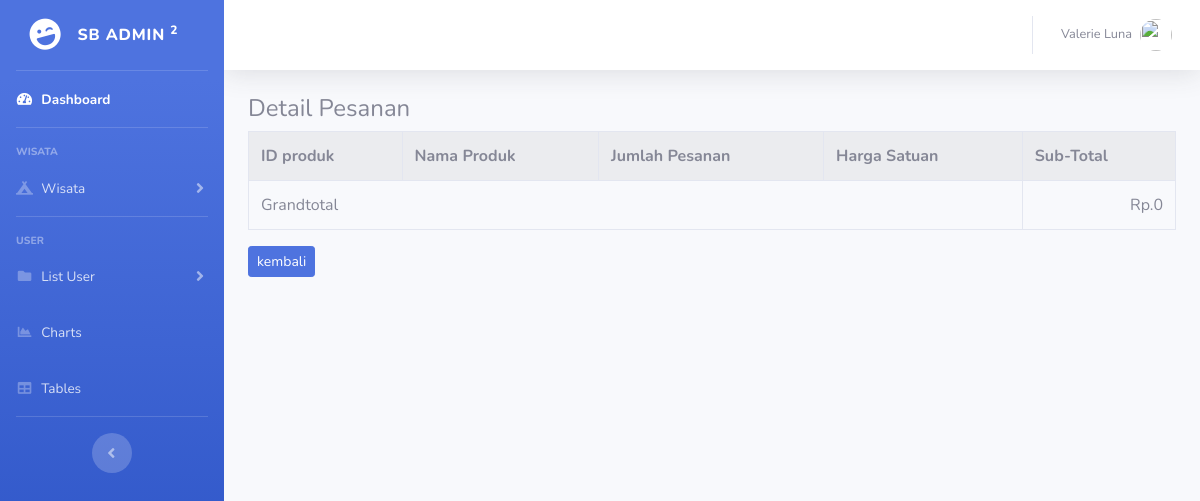
The app's page /C_admin/detail_inv_wis/2, older data.
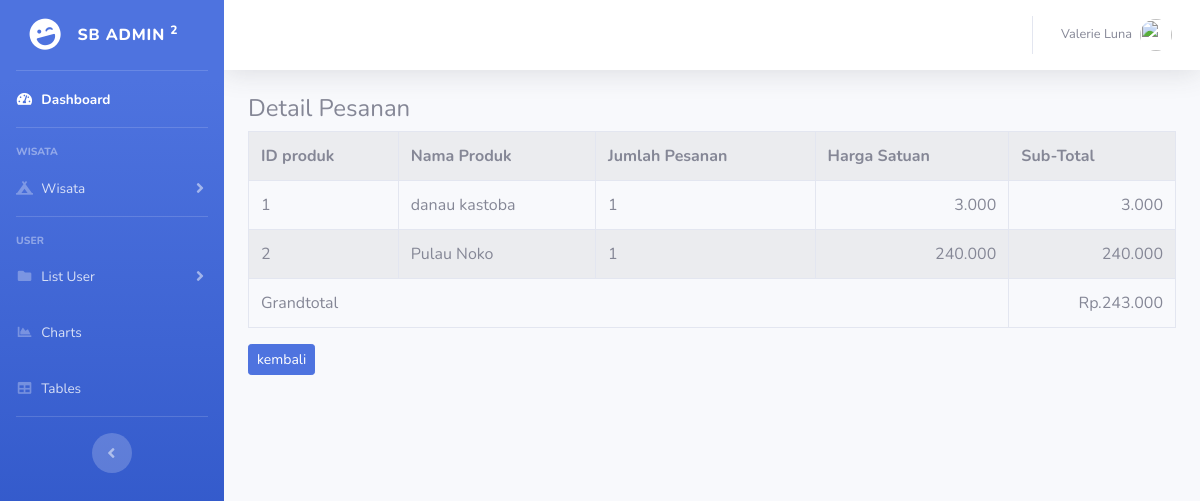
The same page, newer data.
### tables this page shows
CREATE TABLE `pesanan_wis` (
  `id_pes_wis` int(11) NOT NULL,
  `id_inv_wis` int(11) NOT NULL,
  `produk_id` int(11) NOT NULL,
  `produk_nama` varchar(30) NOT NULL,
  `jumlah` int(11) NOT NULL,
  `produk_hrg` int(11) NOT NULL
);

### application/controllers/C_admin.php (called while the page is built, shortened)
<?php
class C_admin extends CI_Controller {
	function __construct(){
		$this->load->model('M_wisata');
	}
	public function detail_inv_wis($id_inv_wis){
		$data['inv_wis'] = $this->M_inv_wis->ambil_id_inv($id_inv_wis);
		$data['pes_wis'] = $this->M_inv_wis->ambil_id_pes_wis($id_inv_wis);
		$this->load->view('templates/admin/header');
		$this->load->view('templates/admin/sidebar');
		$this->load->view('admin/a_detail_pesanan_wis',$data);
		$this->load->view('templates/admin/footer');
	}
}
?>

### index.php (called while the page is built, shortened)
<?php
require_once BASEPATH.'core/CodeIgniter.php';

### application/models/M_inv_wis.php (called while the page is built, shortened)
<?php
class M_inv_wis extends CI_Model{
    public function ambil_id_pes_wis($id_inv_wis){
        $result=$this->db->where('id_inv_wis',$id_inv_wis)->get('pesanan_wis');
        if ($result->num_rows() > 0) {
            return $result->result();
        }else {
            return false;
        }
    }
}

### application/views/admin/a_detail_pesanan_wis.php (the view)
<div class="container-fluid">
    <h4>Detail Pesanan</h4>
    <table class ="table table-bordered table-striped table-hover">
    <tr>
        <th>ID produk</th>
        <th>Nama Produk</th>
        <th>Jumlah Pesanan</th>
        <th>Harga Satuan</th>
        <th>Sub-Total</th>
    </tr>
    <?php
    $total= 0;
    foreach ($pes_wis as $pes) :
        $subtotal=$pes->jumlah * $pes->produk_hrg;
        $total+=$subtotal;
    ?>
    <tr>
        <td><?php echo $pes->produk_id ?></td>
        <td><?php echo $pes->produk_nama ?></td>
        <td><?php echo $pes->jumlah ?></td>
        <td align="right"><?php echo number_format($pes->produk_hrg,0,',','.') ?></td>
        <td align="right"><?php echo number_format($subtotal,0,',','.') ?></td>
    </tr>
    <?php endforeach ?>
    <tr>
            <td colspan="4">Grandtotal</td>
            <td align="right">Rp.<?php echo number_format($total,0,',','.') ?></td>
        </tr>
    </table>
    <a href="<?php echo base_url('C_admin/inv_wis') ?>"> <div class="btn btn-sm btn-primary">kembali</div> </a>
</div>

Row changes from the older to the newer data that the page shows:
added pesanan_wis: produk "1", produk_nama "danau kastoba", jumlah "1", produk_hrg "3.000", subtotal "3.000"
added pesanan_wis: produk "2", produk_nama "Pulau Noko", jumlah "1", produk_hrg "240.000", subtotal "240.000"
Text that changed along with them:
$total: "0" → "243.000"
